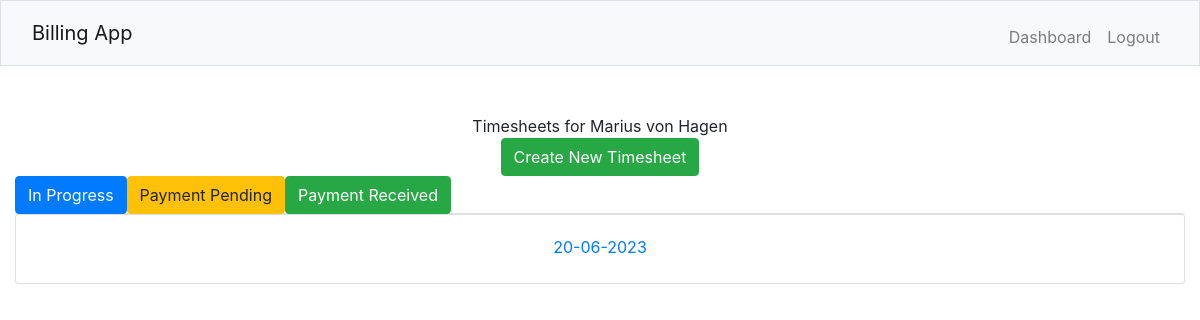
Before: /clients/1 (signed in) with the older database file.
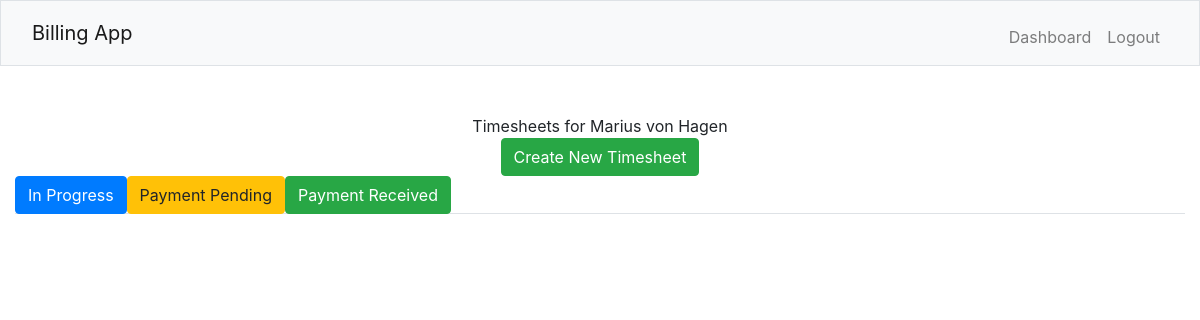
After: the same page with the newer database file.
### tables this page shows
CREATE TABLE clients(id INTEGER PRIMARY KEY AUTOINCREMENT NOT NULL, name TEXT NOT NULL, email TEXT NOT NULL, in_progress INTEGER NOT NULL DEFAULT 0, payment_pending INTEGER NOT NULL DEFAULT 0, payment_received INTEGER NOT NULL DEFAULT 0);

CREATE TABLE timesheets(id INTEGER PRIMARY KEY AUTOINCREMENT NOT NULL, client_id INTEGER NOT NULL, status INTEGER NOT NULL, created DATETIME NOT NULL, FOREIGN KEY (client_id) REFERENCES clients(id), FOREIGN KEY (status) REFERENCES status_list(id));

### app.py (the view)
@app.route("/clients/<id>", methods=["GET"])
@login_required
def client(id):
    connection = sqlite3.connect("database.db")
    connection.row_factory = sqlite3.Row
    cursor = connection.cursor()
    user_id = session["user_id"]
    rel = cursor.execute("SELECT * FROM users_clients WHERE user_id = ? AND client_id = ?", [user_id, id]).fetchall()
    if len(rel) != 0:
        client_info = cursor.execute("SELECT * FROM clients WHERE id = ?", [id]).fetchone()
        client = {}
        client["name"] = client_info["name"]
        client["id"] = client_info["id"]
        client["email"] = client_info["email"]
        in_progress_rows = cursor.execute("SELECT * FROM timesheets WHERE client_id = ? AND status = 1", [client_info["id"]]).fetchall()
        in_progress_timesheets = []
        for row in in_progress_rows:
            in_progress_timesheet = {}
            in_progress_timesheet["id"] = row["id"]
            in_progress_timesheet["created"] = row["created"]
            in_progress_timesheets.append(in_progress_timesheet)
        payment_pending_rows = cursor.execute("SELECT * FROM timesheets WHERE client_id = ? AND status = 2", [client_info["id"]]).fetchall()
        payment_pending_timesheets = []
        for row in payment_pending_rows:
            payment_pending_timesheet = {}
            payment_pending_timesheet["id"] = row["id"]
            payment_pending_timesheet["created"] = row["created"]
            payment_pending_timesheets.append(payment_pending_timesheet)
        payment_received_rows = cursor.execute("SELECT * FROM timesheets WHERE client_id = ? AND status = 3", [client_info["id"]]).fetchall()
        payment_received_timesheets = []
        for row in payment_received_rows:
            payment_received_timesheet = {}
            payment_received_timesheet["id"] = row["id"]
            payment_received_timesheet["created"] = row["created"]
            payment_received_timesheets.append(payment_received_timesheet)
        connection.close()
        return render_template("client.html", client=client,
                            in_progress_timesheets=in_progress_timesheets,
                            payment_pending_timesheets=payment_pending_timesheets,
                            payment_received_timesheets=payment_received_timesheets)
    else:
        flash("You are not authorised to view this client's timesheets!")
        return redirect(url_for("home"))

### helpers.py (called while the page is built)
def login_required(f):
    @wraps(f)
    def decorated_function(*args, **kwargs):
        if session.get("user_id") is None:
            return redirect("/login")
        return f(*args, **kwargs)
    return decorated_function

### templates/client.html (shortened to what this page needs)
{% extends "layout.html" %}
{% block main %}
    <div>
        Timesheets for {{ client["name"] }}
    </div>
    <button type="button" class="btn btn-success" data-bs-toggle="modal" data-bs-target="#createNewTimesheetModal">
        Create New Timesheet
    </button>
    <ul class="nav nav-tabs">
        <li class="nav-item">
            <button type="button" id="in-progress" class="btn btn-primary">In Progress</button>
        </li>
        <li class="nav-item">
            <button type="button" id="payment-pending" class="btn btn-warning">Payment Pending</button>
        </li>
        <li class="nav-item">
            <button type="button" id="payment-received" class="btn btn-success">Payment Received</button>
        </li>
      </ul>
    <div id="in-progress-view">
        {% for timesheet in in_progress_timesheets %}
            <div class="card" style="height:70px">
                <div class="card-body">
                    <a href="{{ url_for('timesheet', id=timesheet['id']) }}" class="stretched-link">{{ timesheet["created"] }}</a>
                </div>
            </div>
        {% endfor %}
    </div>
{% endblock %}

### templates/layout.html (shortened to what this page needs)
<!DOCTYPE html>
<html lang="en">
    <head>
        <link rel="stylesheet" href="https://cdn.jsdelivr.net/npm/bootstrap@4.1.3/dist/css/bootstrap.min.css">
    </head>
    <body>
        <nav class="bg-light border navbar navbar-expand-md navbar-light">
            <div class="container-fluid">
                <a class="navbar-brand" href="/">Billing App</a>
                <div class="collapse navbar-collapse" id="navbar">
                    {% if session["user_id"] %}
                        <ul class="navbar-nav ml-auto mt-2">
                            <li class="nav-item"><a class="nav-link" href="/dashboard">Dashboard</a></li>
                            <li class="nav-item"><a class="nav-link" href="/logout">Logout</a></li>
                        </ul>
                    {% else %}
                        <ul class="navbar-nav ml-auto mt-2">
                            <li class="nav-item"><a class="nav-link" href="/register">Register</a></li>
                            <li class="nav-item"><a class="nav-link" href="/login">Login</a></li>
                        </ul>
                    {% endif %}
                </div>
            </div>
        </nav>
        <main class="container-fluid py-5 text-center">
            {% block main %}{% endblock %}
        </main>
    </body>
</html>

Changed rows visible on the page:
no longer on this page (row edited): timesheets: created "20-06-2023"
